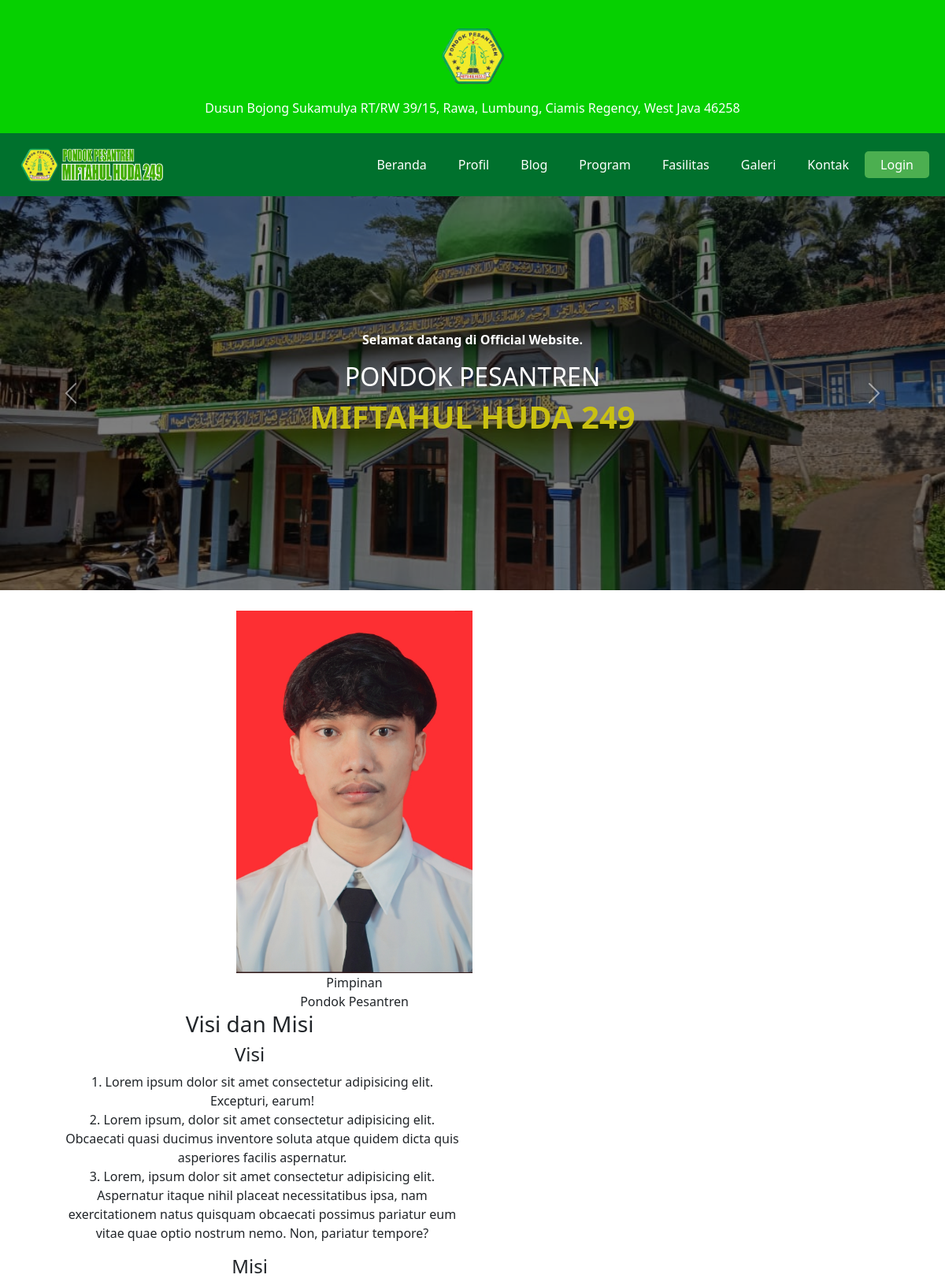
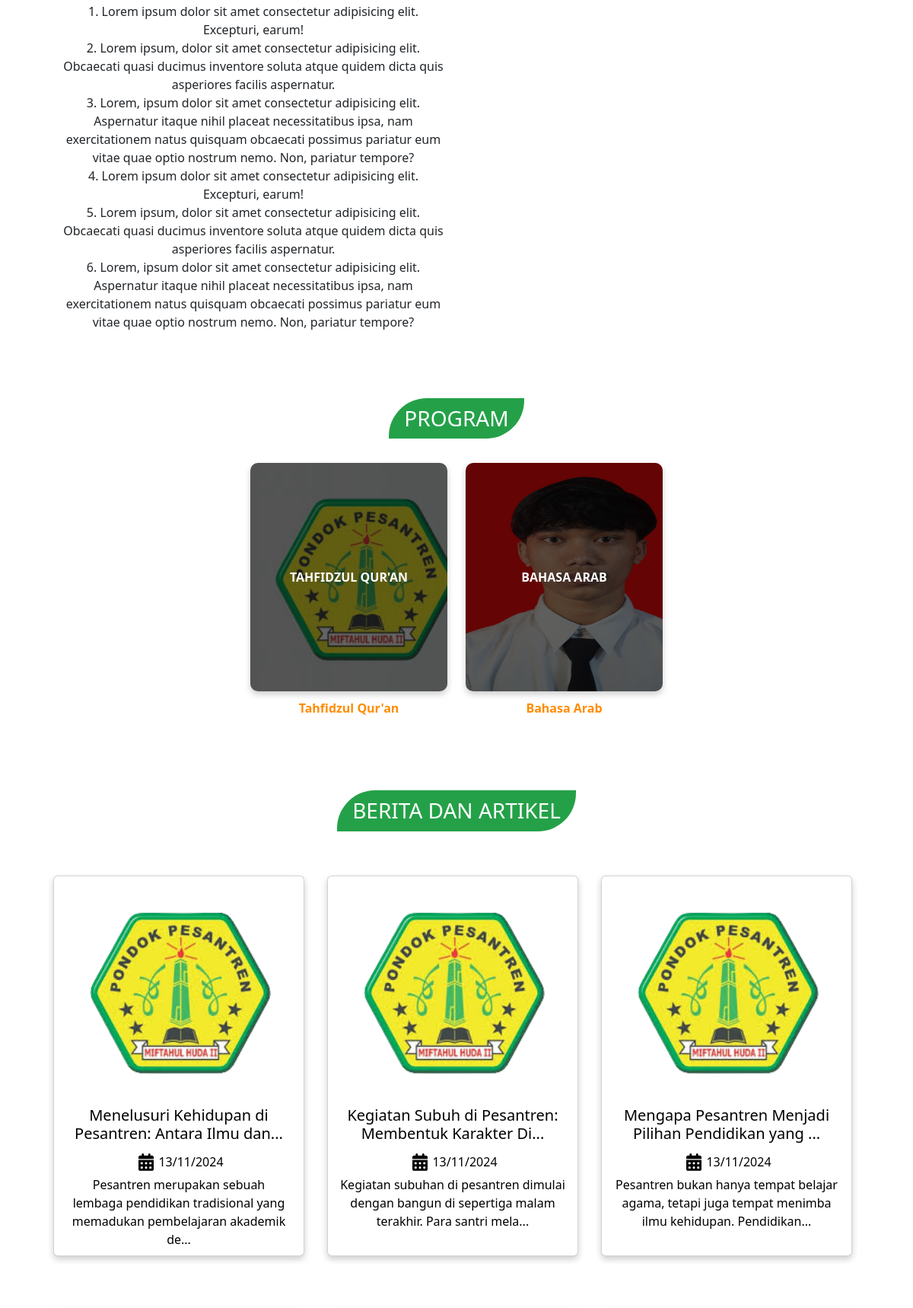
The page / (upper part) on the database its author committed (2 pictures, top to bottom).
### tables this page shows
CREATE TABLE `tb_program` (
  `id` int(50) NOT NULL,
  `nama_program` varchar(255) NOT NULL,
  `deskripsi` varchar(255) NOT NULL,
  `image` varchar(255) NOT NULL
);

CREATE TABLE `tb_blog` (
  `id` int(11) NOT NULL,
  `judul` varchar(255) NOT NULL,
  `url` varchar(150) NOT NULL,
  `thumbnail` varchar(255) NOT NULL,
  `content` longtext NOT NULL,
  `tags` text NOT NULL,
  `tanggal_unggahan` datetime DEFAULT NULL,
  `user_id` int(11) NOT NULL
);

### index.php (the view, shortened to what this page needs)
<?php include 'includes/header.php'; ?>
<?php include 'includes/koneksi.php'?>
<div class="container mt-4">
  <div class="row align-items-center ">
    <div class="col text-center" style="margin-right: 300px;">
      <img src="assets/images/Fau.jpg" alt="" style="width: 300px;">
      <p>Pimpinan <br> Pondok Pesantren</p>
    </div>
    <div class="col-6 text-center">
      <h3>Visi dan Misi</h3>
      <h4>Visi</h4>
      <ol class="list-group-numbered">
        <li class="list-group-item">Lorem ipsum dolor sit amet consectetur adipisicing elit. Excepturi, earum!</li>
        <li class="list-group-item">Lorem ipsum, dolor sit amet consectetur adipisicing elit. Obcaecati quasi ducimus inventore soluta atque quidem dicta quis asperiores facilis aspernatur.</li>
        <li class="list-group-item">Lorem, ipsum dolor sit amet consectetur adipisicing elit. Aspernatur itaque nihil placeat necessitatibus ipsa, nam exercitationem natus quisquam obcaecati possimus pariatur eum vitae quae optio nostrum nemo. Non, pariatur tempore?</li>
      </ol>
      <h4>Misi</h4>
      <ol class="list-group-numbered">
        <li class="list-group-item">Lorem ipsum dolor sit amet consectetur adipisicing elit. Excepturi, earum!</li>
        <li class="list-group-item">Lorem ipsum, dolor sit amet consectetur adipisicing elit. Obcaecati quasi ducimus inventore soluta atque quidem dicta quis asperiores facilis aspernatur.</li>
        <li class="list-group-item">Lorem, ipsum dolor sit amet consectetur adipisicing elit. Aspernatur itaque nihil placeat necessitatibus ipsa, nam exercitationem natus quisquam obcaecati possimus pariatur eum vitae quae optio nostrum nemo. Non, pariatur tempore?</li>
        <li class="list-group-item">Lorem ipsum dolor sit amet consectetur adipisicing elit. Excepturi, earum!</li>
        <li class="list-group-item">Lorem ipsum, dolor sit amet consectetur adipisicing elit. Obcaecati quasi ducimus inventore soluta atque quidem dicta quis asperiores facilis aspernatur.</li>
        <li class="list-group-item">Lorem, ipsum dolor sit amet consectetur adipisicing elit. Aspernatur itaque nihil placeat necessitatibus ipsa, nam exercitationem natus quisquam obcaecati possimus pariatur eum vitae quae optio nostrum nemo. Non, pariatur tempore?</li>
      </ol>
    </div>
  </div>
</div>
<div class="container mt-5 text-center">
    <h3 class="program-title">PROGRAM</h3>
    <div class="row mt-4 d-flex justify-content-center">
        <?php
        $sql = "SELECT * FROM tb_program";
        $result = $conn->query($sql);
        if ($result->num_rows > 0) {
            while($row = $result->fetch_assoc()) {
                ?>
                <div class="col-md-3 mb-4">
                        <a href="detail_program.php?id=<?php echo $row['id']; ?>" class="text-decoration-none">
                        <div class="program-card">
                            <img src="assets/images/<?php echo $row['image']; ?>" class="program-image" alt="<?php echo $row['nama_program']; ?>" style="height: 300px; width: 300px;">
                            <div class="overlay">
                                <div class="text-overlay"><?php echo strtoupper($row['nama_program']); ?></div>
                            </div>
                        </div>
                        <p class="program-name"><?php echo $row['nama_program']; ?></p>
                        </a>
                </div>
                <?php
            }
        } else {
            echo "<p>Program tidak tersedia</p>";
        }
        ?>
    </div>
</div>
<div class="container mt-5 text-center">
    <h3 class="program-title">BERITA DAN ARTIKEL</h3>
    <div class="card-container">
    <?php
    $sql = "SELECT * FROM tb_blog LIMIT 6";
    $result = $conn->query($sql);
    if ($result->num_rows > 0) {
        while($row = $result->fetch_assoc()) {
            ?>
            <div class="card">
            <a href="blog.php?url=<?php echo urlencode($row['url']); ?>" class="text-decoration-none" style="color: black;">
            <img src="assets/images/blog/<?php echo $row['thumbnail']; ?>" class="card-img-top" alt="<?php echo $row['judul']; ?>" style="height: 300px; width: 300px;">
              <div class="container">
              <h5 class="card-title"><?php echo substr($row['judul'], 0, 50); ?>...</h5>
              <p><?php echo date('d/m/Y', strtotime($row['tanggal_unggahan'])); ?></p>
              <p class="card-text" style="margin-top: 0;"><?php echo (html_entity_decode(substr($row ['content'], 0, 100))); ?>...</p>
              </div>
            </div>
            <?php
        }
    }else{
        echo "<p>Belum ada artikel.</p>";
    }
    ?>
</div>
</div>
<?php include 'includes/footer.php'; ?>

### assets/css/style.css (style rules this page uses)
body { font-family: "Poppins", sans-serif; }
.program-title { background-color: #24a148; color: white; padding: 10px 20px; display: inline-block; border-radius: 50px 0px; margin-top: 20px; }
.program-card { position: relative; overflow: hidden; border-radius: 10px; box-shadow: 0 4px 8px rgba(0, 0, 0, 0.2); }
.program-image { width: 100%; height: auto; border-radius: 10px; }
.overlay { position: absolute; top: 0; left: 0; width: 100%; height: 100%; background-color: rgba(0, 0, 0, 0.6); display: flex; justify-content: center; align-items: center; color: white; font-weight: bold; font-size: 1rem; text-align: center; }
.program-name { font-weight: bold; color: #ff8c00; margin-top: 10px; }

### index.php (style rules this page uses)
.card-container { display: flex; flex-wrap: wrap; justify-content: center; }
.card { margin: 20px; margin-top: 50px; margin-left: 10px; text-align: center; box-shadow: 0 4px 8px 0 rgba(0,0,0,0.2); transition: 0.3s; width: 330px; height: 500px; }
.container { padding: 2px 16px; }
svg { width: 20px; margin: 6px; }
.container p { display: flex; justify-content: center; align-items: center; margin-bottom: 0; }

### rows shown on the page
tb_program: image (picture), nama_program "TAHFIDZUL QUR'AN", nama_program "Tahfidzul Qur'an"
tb_program: image (picture), nama_program "BAHASA ARAB", nama_program "Bahasa Arab"
tb_blog: thumbnail (picture), judul "Menelusuri Kehidupan di Pesantren: Antara Ilmu dan", tanggal_unggahan "13/11/2024", content "Pesantren merupakan sebuah lembaga pendidikan tradisional yang memadukan pembelajaran akademik de"
tb_blog: thumbnail (picture), judul "Kegiatan Subuh di Pesantren: Membentuk Karakter Di", tanggal_unggahan "13/11/2024", content "Kegiatan subuhan di pesantren dimulai dengan bangun di sepertiga malam terakhir. Para santri mela"
tb_blog: thumbnail (picture), judul "Mengapa Pesantren Menjadi Pilihan Pendidikan yang", tanggal_unggahan "13/11/2024", content "Pesantren bukan hanya tempat belajar agama, tetapi juga tempat menimba ilmu kehidupan. Pendidikan"
